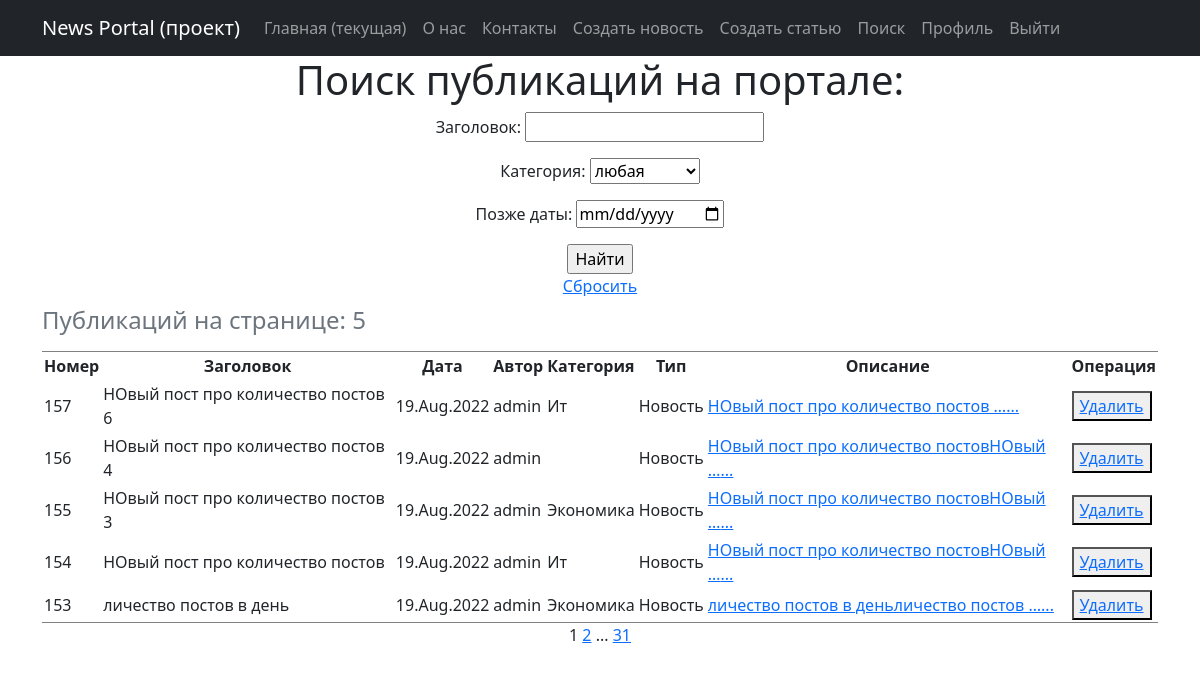
/posts/news/search/ (signed in), run on an earlier commit of the app's database.
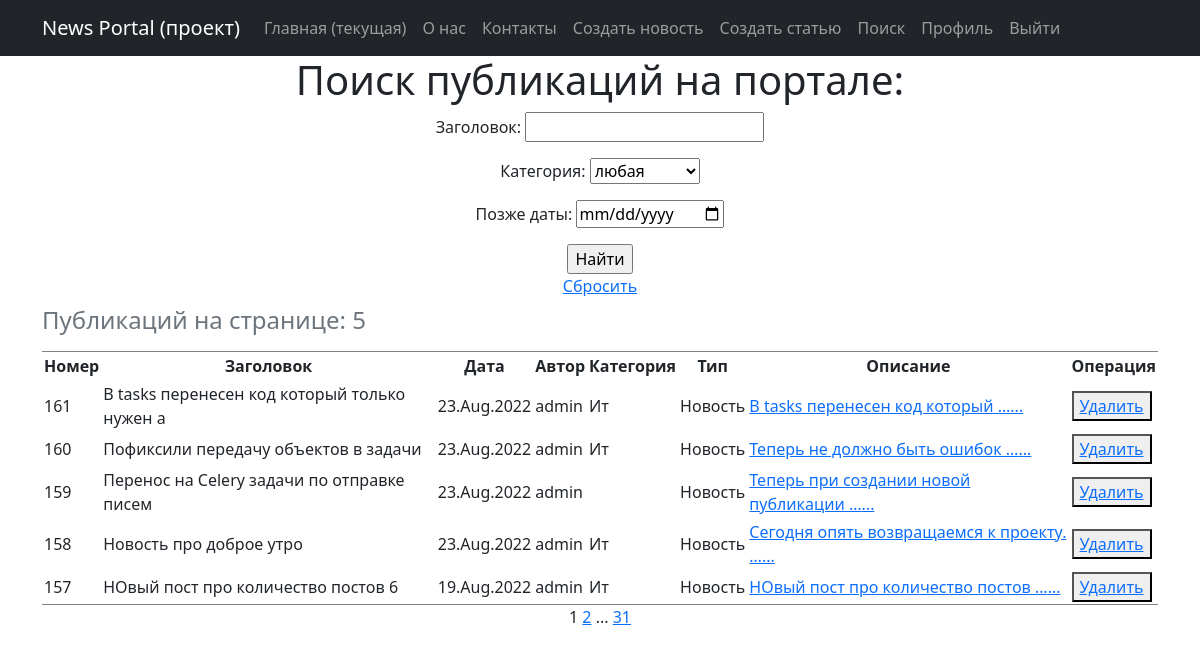
And on a later commit of the database.
### news/models.py (models this page shows, shortened)
class Post(models.Model):
    news = 'NW'
    article = 'AR'
    POST_TYPES =[
        (news, 'Новость'),
        (article, 'Статья'),
    ]
    author_user = models.ForeignKey('Author', on_delete=models.CASCADE)
    post_type = models.CharField(max_length=2,
                                  choices=POST_TYPES,
                                  default=article)
    create_date = models.DateTimeField(auto_now_add=True)
    category = models.ManyToManyField('Category', through='PostCategory')
    header_post = models.CharField(max_length=128)
    text_post = models.TextField()
    rating_post = models.SmallIntegerField(default=0)
    is_created = models.BooleanField(default=True) # для обработки в signals.py - только создали или модифицируем
    class Meta:
        verbose_name = 'Публикация'
        verbose_name_plural = 'Публикации'

class Author(models.Model):
    author_user = models.OneToOneField(User, on_delete=models.CASCADE) #параметр on_delete м.б. SET_NULL
    rating_author = models.SmallIntegerField(default=0)
    def __str__(self):
        return f'{self.author_user.username}'

class Category(models.Model):
    name_category = models.CharField(
        max_length=64,
        unique=True,
        verbose_name='Название',
        help_text='Название категории - 64 символа',
    )
    subscribers = models.ManyToManyField(
        User,
        through='CategorySubscriber',
        blank=True,
    )
    def __str__(self):
        return f"{self.name_category.title()}"
    class Meta:
        verbose_name = 'Категория'
        verbose_name_plural = 'Категории'

### news/views.py (the view)
# urls.py: path('news/search/', PostsListSearch.as_view(), name='posts_list_search'),
class PostsListSearch(LoginRequiredMixin, ListView):
    model = Post
    ordering = '-create_date'
    template_name = 'posts_search.html'
    context_object_name = 'finded_posts'
    paginate_by = 5
    def get_queryset(self):
        queryset = super().get_queryset()
        self.filterset = PostFilter(self.request.GET, queryset)
        return self.filterset.qs
    def get_context_data(self, **kwargs):
        context = super().get_context_data()
        context['filterset'] = self.filterset
        return context

### news/templatetags/custom_filters.py (called while the page is built)
@register.filter()
def censor(value):
    if not isinstance(value, str):
        raise TypeError("Цензура осуществляется только для объекта типа строка (str)")
    else:
        list_ = value.split(" ")
        for i in range(len(list_)):
            if list_[i].strip(string.punctuation).lower() in CENSOR_LIST:
                for j in range(1, len(list_[i])):
                    if list_[i][j] not in string.punctuation:
                        list_[i] = f"{list_[i][:j]}*{list_[i][j+1:]}"
        return f'{" ".join(list_)}'

@register.simple_tag(takes_context=True)
def url_replace(context, **kwargs):
    d = context['request'].GET.copy()
    for k, v in kwargs.items():
        d[k] = v
    return d.urlencode()

### news/templates/posts_search.html (shortened to what this page needs)
{% extends 'flatpages/default.html' %}
{% load custom_filters %}
{% block content %}
<h1>Поиск публикаций на портале:</h1>
<form action="" method="get">
    {{ filterset.form.as_p }}
    <input type="submit" value="Найти" />
</form>
<a href="?{% url 'posts_list_search' %}">Сбросить</a>
{% if finded_posts %}
    <table cellpadding="2" frame="hsides">
        <caption align="top"> <h4>Публикаций на странице: {{ finded_posts|length }}</h4></caption>
        <tr>
            <th>Номер</th>
            <th>Заголовок</th>
            <th>Дата</th>
            <th>Автор</th>
            <th>Категория</th>
            <th>Тип</th>
            <th>Описание</th>
            <th>Операция</th>
        </tr>
        {% for post in finded_posts %}
        <tr>
            <td align="left">{{ post.pk }}</td>
            <td align="left">{{ post.header_post|censor }}</td>
            <td>{{ post.create_date|date:'d.M.Y' }}</td>
            <td align="left">{{ post.author_user }}</td>
            <td align="left">
                {% for cat in post.category.all %}
                {{ cat }}
                {% endfor %}
            </td>
            <td>
                {% if post.post_type == 'AR' %}
                    Статья
                {% else %}
                    Новость
                {% endif %}
            </td>
            <td align="left">
                {% if post.post_type == 'AR' %}
                     <a href="{% url 'post_update_article' post.pk %}">{{ post.text_post|truncatewords:5|censor }}...</a>
                {% else %}
                     <a href="{% url 'post_update_new' post.pk %}">{{ post.text_post|truncatewords:5|censor }}...</a>
                {% endif %}
            </td>
            <td align="left">
                 {% if post.post_type == 'AR' %}
                     <button><a href="{% url 'post_delete_article' post.pk %}"> Удалить </a></button>
                {% else %}
                     <button><a href="{% url 'post_delete_new' post.pk %}"> Удалить </a></button>
                {% endif %}
            </td>
        </tr>
        {% endfor %}
    </table>
{% else %}
    <h3>Такие новости не найдены.</h3>
{% endif %}
    {{ page_obj.number }}
    {% if  page_obj.has_next %}
        <a href="?{% url_replace page=page_obj.next_page_number %}">{{ page_obj.next_page_number }}</a>
        {% if paginator.num_pages != page_obj.next_page_number %}
            ...
            <a href="?{% url_replace page=page_obj.paginator.num_pages %}">{{ page_obj.paginator.num_pages }}</a>
        {% endif %}
    {% endif%}
{% endblock content %}

What changed in the data, as far as the page shows it:
removed Post: pk "156", header_post|censor "НОвый пост про количество постов 4", create_date "19.Aug.2022", author_user "admin", post_type "Новость", text_post|censor "НОвый пост про количество постовНОвый …"
no longer on this page (row unchanged): Post: pk "155", header_post|censor "НОвый пост про количество постов 3", create_date "19.Aug.2022", author_user "admin", post_type "Новость", text_post|censor "НОвый пост про количество постовНОвый …"
no longer on this page (row unchanged): Category: name_category "Экономика"
no longer on this page (row unchanged): Post: pk "154", header_post|censor "НОвый пост про количество постов", create_date "19.Aug.2022", author_user "admin", post_type "Новость", text_post|censor "НОвый пост про количество постовНОвый …", Category (name_category "Ит")
no longer on this page (row unchanged): Post: pk "153", header_post|censor "личество постов в день", create_date "19.Aug.2022", author_user "admin", post_type "Новость", text_post|censor "личество постов в деньличество постов …"
added Post: pk "161", header_post|censor "В tasks перенесен код который только нужен а", create_date "23.Aug.2022", author_user "admin", post_type "Новость", text_post|censor "В tasks перенесен код который …", Category (name_category "Ит")
added Post: pk "160", header_post|censor "Пофиксили передачу объектов в задачи", create_date "23.Aug.2022", author_user "admin", post_type "Новость", text_post|censor "Теперь не должно быть ошибок …", Category (name_category "Ит")
added Post: pk "159", header_post|censor "Перенос на Celery задачи по отправке писем", create_date "23.Aug.2022", author_user "admin", post_type "Новость", text_post|censor "Теперь при создании новой публикации …"
added Post: pk "158", header_post|censor "Новость про доброе утро", create_date "23.Aug.2022", author_user "admin", post_type "Новость", text_post|censor "Сегодня опять возвращаемся к проекту. …", Category (name_category "Ит")
